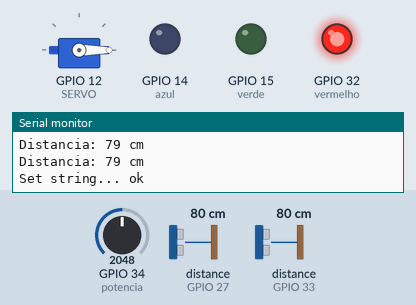
Recording of a sketch running on a simulated ESP32. On the bench: servo, output pins drawn as LEDs (lit = HIGH), the last lines printed to the serial monitor. Wiring (inferred from the names in the program): 2 × ultrasonic range finder: trigger GPIO 25, echo GPIO 33 / trigger GPIO 26, echo GPIO 27. Inputs (shaded band) come from the test bench; at power-on: distance to the obstacle (sensors on GPIO 27, GPIO 33) 80 cm, GPIO 34 (potencia) = 2048. The echo pulse lasts 58.3 µs per cm; WiFi joins after 1.5 s; servers stay silent unless stated; the Firebase database answers and starts empty; pins used as bus, display or sensor lines are not drawn.

Above: at 2.7 s.
2.8 s: distance to the obstacle (sensor on GPIO 27) set to 34 cm
4.7 s: distance to the obstacle (sensor on GPIO 27) set to 28 cm
At 7.0 s:
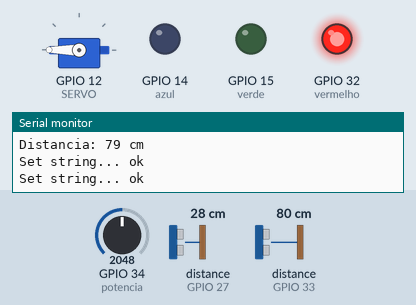
8.3 s: distance to the obstacle (sensor on GPIO 33) set to 23 cm
11.0 s: distance to the obstacle (sensor on GPIO 33) set to 18 cm
At 13.24 s:
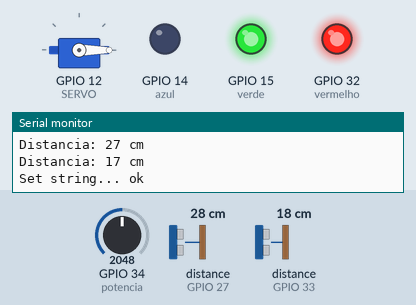
At 14.3 s:
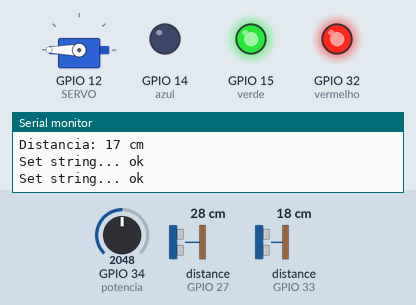
14.6 s: distance to the obstacle (sensor on GPIO 33) set to 12 cm
18.1 s: distance to the obstacle (sensor on GPIO 33) set to 9 cm
At 21.6 s:
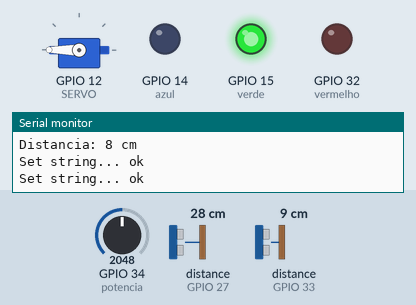
Timing chart, 0 to 22.7 s (numbered marks = the images above; inputs shaded):
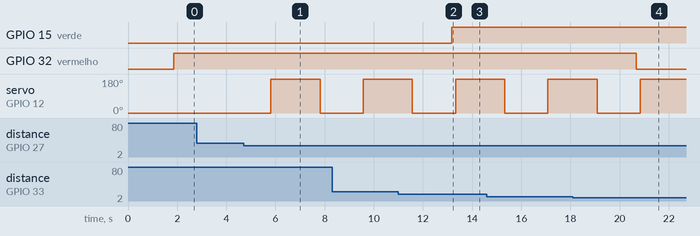

Measured:
- the behaviour switches between 31 and 30 cm on distance to the obstacle (sensor on GPIO 27) (found by bisection; images 0 and 1)
- the behaviour switches between 21 and 20 cm on distance to the obstacle (sensor on GPIO 33) (found by bisection; images 1 and 2)
- the behaviour switches between 11 and 10 cm on distance to the obstacle (sensor on GPIO 33) (found by bisection; images 3 and 4)
- after the input at 4.7 s, servo on GPIO 12 (SERVO): 0° → 180° after 1.1 s, → 0° 2.0 s later
- after the input at 11.0 s, GPIO 15 (verde): LOW → HIGH after 2.2 s
- after the input at 18.1 s, GPIO 32 (vermelho): HIGH → LOW after 2.6 s

The sketch:

Alimentador_PET_IOT.ino
```cpp
#include <Arduino.h>
#if defined(ESP32)
#include <WiFi.h>
#include <FirebaseESP32.h>
#endif
// Essa bibioteca é externa, para o SERVO MOTOR
#include <ESP32_Servo.h>
// Váriaveis e definições
#define TRIG_PIN 26 // Primeiro Sensor         MOTOR
#define ECHO_PIN 27 // Primeiro Sensor         MOTOR
/////////////////////////////////////
#define TRIG_PINO 25 // Segundo Sensor         LED'S
#define ECHO_PINO 33 // Segundo sensor         LED'S
// Servo Motor
#define SERVO 12 // Pino do Servo motor
Servo s; // Variável Servo
int pos; // Posição Servo

// Potênciometro
int potencia = 34;
int leituraPotencia = 0;
int tempoEspera = 0;

// Led´s
int azul = 14; // B         LETRA QUE VAI OS FIOS
int vermelho = 32;     // R
int verde = 15;    // G

// Provide the RTDB payload printing info and other helper functions.
#include <addons/RTDBHelper.h>

// Parâmetros do WIFI, SSID e SENHA
#define WIFI_SSID "teste"
#define WIFI_PASSWORD "teste12345"

// Configuração com os dados do servidor URL e SENHA
#define DATABASE_URL "https://projeto-ac-25ca0-default-rtdb.firebaseio.com/" //<databaseName>.firebaseio.com or <databaseName>.<region>.firebasedatabase.app
#define DATABASE_SECRET "7yVNOgYY0j1gVoQskp9IKzLW85QvQ7NWkBEIuIg3"

/* 3. Define the Firebase Data object */
FirebaseData fbdo;

/* 4, Define the FirebaseAuth data for authentication data */
FirebaseAuth auth;

/* Define the FirebaseConfig data for config data */
FirebaseConfig config;

// Váriaveis de controle
unsigned long dataMillis = 0;
int count = 0;

void setup()
{

    Serial.begin(115200);

    WiFi.begin(WIFI_SSID, WIFI_PASSWORD);
    Serial.print("Connecting to Wi-Fi");
    while (WiFi.status() != WL_CONNECTED)
    {
        Serial.print(".");
        delay(300);
    }
    Serial.println();
    Serial.print("Connected with IP: ");
    Serial.println(WiFi.localIP());
    Serial.println();

    Serial.printf("Firebase Client v%s\n\n", FIREBASE_CLIENT_VERSION);

    config.database_url = DATABASE_URL;
    config.signer.tokens.legacy_token = DATABASE_SECRET;

    Firebase.reconnectWiFi(true);

    /* Initialize the library with the Firebase authen and config */
    Firebase.begin(&config, &auth);

// Configuração dos sensores
// Primeiro Sensor Ultrassônico;
    pinMode(TRIG_PIN, OUTPUT);
    pinMode(ECHO_PIN, INPUT);

    // Segundo Sensor Ultrassônico;
    pinMode(TRIG_PINO, OUTPUT);
    pinMode(ECHO_PINO, INPUT);

    // Servo motor
    s.attach(SERVO);
    s.write(0);

    // Led´s
    pinMode(vermelho, OUTPUT);
    pinMode(azul, OUTPUT);
    pinMode(verde, OUTPUT);
}

void loop()
{ // Configuração do potenciometro com DELAY de 10 Segundos;
  leituraPotencia = analogRead(potencia);
  tempoEspera = map(leituraPotencia, 0, 1023,0,1000);
  Serial.println(tempoEspera);
  Serial.println(" DELAY MOTOR EM MILISEGUNDOS :");

   // Primeiro Sensor Ultrassônico;
  digitalWrite(TRIG_PIN, LOW);
  delayMicroseconds(2);
  digitalWrite(TRIG_PIN, HIGH);
  delayMicroseconds(5);
  digitalWrite(TRIG_PIN, LOW);

  long duracao = pulseIn(ECHO_PIN, HIGH);
  int distancia_cm = duracao * 0.034 / 2;

  Serial.print("Distancia: ");
  Serial.print(distancia_cm);
  Serial.println(" cm");

  delay(100);

  // Segundo Sensor Ultrassônico
  digitalWrite(TRIG_PINO, LOW);
  delayMicroseconds(2);
  digitalWrite(TRIG_PINO, HIGH);
  delayMicroseconds(5);
  digitalWrite(TRIG_PINO, LOW);

  long duracao2 = pulseIn(ECHO_PINO, HIGH);
  int teste = duracao2 * 0.034 / 2;
  int distancia_cm2 = teste;

  Serial.print("Distancia: ");
  Serial.print(distancia_cm2);
  Serial.println(" cm");

  delay(100);


// Configuração dos LED´S de acordo com o sensor 2 e colocando no Servidor FireBase
  if (distancia_cm2 < 10) // LED VERDE e servidor FireBase
  { Serial.printf("Set string... %s\n", Firebase.setString(fbdo, F("test/Quantidade Comida"), "QUANTIDA DE COMIDA, OK !") ? "ok" : fbdo.errorReason().c_str());
  	digitalWrite(verde, HIGH);
    digitalWrite(azul, LOW);
    digitalWrite(vermelho, LOW);

  }

    if (distancia_cm2 > 10 && distancia_cm2 <20) //  LED AMARELO e servidor FireBase
  {   Serial.printf("Set string... %s\n", Firebase.setString(fbdo, F("test/Quantidade Comida"), "QUANTIDADE DE COMIDA, MEDIANA !") ? "ok" : fbdo.errorReason().c_str());
  	  digitalWrite(verde, HIGH);
      digitalWrite(azul, LOW);
      digitalWrite(vermelho, HIGH);
  }

    if (distancia_cm2 > 20) // LED VERMELHO e servidor FireBase
  {   Serial.printf("Set string... %s\n", Firebase.setString(fbdo, F("test/Quantidade Comida"), "ATENÇÃO ! COLOQUE COMIDA !") ? "ok" : fbdo.errorReason().c_str());
  	  digitalWrite(verde, LOW);
      digitalWrite(azul, LOW);
      digitalWrite(vermelho, HIGH);

  }
  // Servo motor funcionar usando o primeiro Sensor e colocando no servidor FireBase
  if (distancia_cm < 30)
  { Serial.printf("Set string... %s\n", Firebase.setString(fbdo, F("test/Animal"), "ANIMAL COMENDO !") ? "ok" : fbdo.errorReason().c_str());
    s.write(450); // Angulo de abertura da comida
    delay(tempoEspera); //Delay pelo potenciometro;
    s.write(0);
    delay(1000);
  }
  else
  {
    Serial.printf("Set string... %s\n", Firebase.setString(fbdo, F("test/Animal"), "ANIMAL NÃO ESTÁ AQUI !") ? "ok" : fbdo.errorReason().c_str());
  }

// Ligar o motor atráves da IoT, usando o FireBase;   Ligado = 1 e Desligado = 0
    if (millis() - dataMillis > 100)
    {  dataMillis = millis();
      int iVal = 0;
      Serial.printf("Get int ref... %s\n", Firebase.getInt(fbdo, F("/test/motor"), &iVal) ? String(iVal).c_str() : fbdo.errorReason().c_str());
      if(iVal == 0)
      {
        s.write(0);
        delay(100);
      }
      if(iVal==1)
      { s.write(450);
        delay(700);
        s.write(0);
        delay(10000);
      }

    }
}
```
